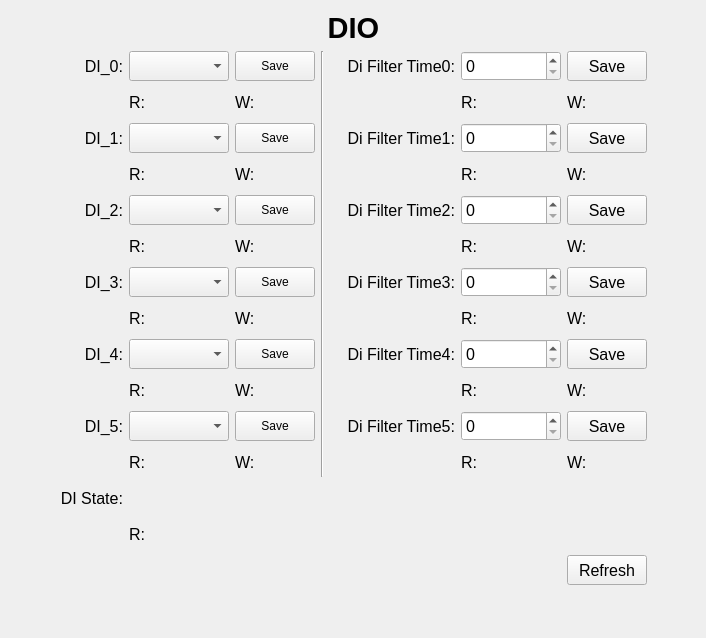
<?xml version="1.0" encoding="UTF-8"?>
<ui version="4.0">
 <class>di_frame</class>
 <widget class="QWidget" name="di_frame">
  <property name="geometry">
   <rect>
    <x>0</x>
    <y>0</y>
    <width>706</width>
    <height>638</height>
   </rect>
  </property>
  <property name="font">
   <font>
    <family>Arial</family>
    <pointsize>12</pointsize>
   </font>
  </property>
  <property name="windowTitle">
   <string>DI</string>
  </property>
  <layout class="QGridLayout" name="gridLayout">
   <item row="8" column="6">
    <widget class="QLabel" name="di_filter_time3_r_label">
     <property name="minimumSize">
      <size>
       <width>80</width>
       <height>30</height>
      </size>
     </property>
     <property name="font">
      <font>
       <pointsize>12</pointsize>
      </font>
     </property>
     <property name="text">
      <string>R:</string>
     </property>
    </widget>
   </item>
   <item row="8" column="3">
    <widget class="QLabel" name="di3_w_label">
     <property name="minimumSize">
      <size>
       <width>80</width>
       <height>30</height>
      </size>
     </property>
     <property name="font">
      <font>
       <pointsize>12</pointsize>
      </font>
     </property>
     <property name="text">
      <string>W:</string>
     </property>
    </widget>
   </item>
   <item row="13" column="2">
    <widget class="QLabel" name="di_state_label">
     <property name="text">
      <string/>
     </property>
    </widget>
   </item>
   <item row="4" column="2">
    <widget class="QLabel" name="di1_r_label">
     <property name="minimumSize">
      <size>
       <width>80</width>
       <height>30</height>
      </size>
     </property>
     <property name="font">
      <font>
       <pointsize>12</pointsize>
      </font>
     </property>
     <property name="text">
      <string>R:</string>
     </property>
    </widget>
   </item>
   <item row="4" column="6">
    <widget class="QLabel" name="di_filter_time1_r_label">
     <property name="minimumSize">
      <size>
       <width>80</width>
       <height>30</height>
      </size>
     </property>
     <property name="font">
      <font>
       <pointsize>12</pointsize>
      </font>
     </property>
     <property name="text">
      <string>R:</string>
     </property>
    </widget>
   </item>
   <item row="4" column="3">
    <widget class="QLabel" name="di1_w_label">
     <property name="minimumSize">
      <size>
       <width>80</width>
       <height>30</height>
      </size>
     </property>
     <property name="font">
      <font>
       <pointsize>12</pointsize>
      </font>
     </property>
     <property name="text">
      <string>W:</string>
     </property>
    </widget>
   </item>
   <item row="5" column="3">
    <widget class="QPushButton" name="di2_saveBtn">
     <property name="minimumSize">
      <size>
       <width>0</width>
       <height>30</height>
      </size>
     </property>
     <property name="font">
      <font>
       <pointsize>9</pointsize>
      </font>
     </property>
     <property name="text">
      <string>Save</string>
     </property>
    </widget>
   </item>
   <item row="5" column="1">
    <widget class="QLabel" name="label_4">
     <property name="minimumSize">
      <size>
       <width>0</width>
       <height>30</height>
      </size>
     </property>
     <property name="text">
      <string>DI_2:</string>
     </property>
     <property name="alignment">
      <set>Qt::AlignRight|Qt::AlignTrailing|Qt::AlignVCenter</set>
     </property>
    </widget>
   </item>
   <item row="6" column="2">
    <widget class="QLabel" name="di2_r_label">
     <property name="minimumSize">
      <size>
       <width>80</width>
       <height>30</height>
      </size>
     </property>
     <property name="font">
      <font>
       <pointsize>12</pointsize>
      </font>
     </property>
     <property name="text">
      <string>R:</string>
     </property>
    </widget>
   </item>
   <item row="5" column="5">
    <widget class="QLabel" name="label_11">
     <property name="sizePolicy">
      <sizepolicy hsizetype="Preferred" vsizetype="Minimum">
       <horstretch>0</horstretch>
       <verstretch>0</verstretch>
      </sizepolicy>
     </property>
     <property name="minimumSize">
      <size>
       <width>0</width>
       <height>30</height>
      </size>
     </property>
     <property name="font">
      <font>
       <family>Arial</family>
       <pointsize>12</pointsize>
       <weight>50</weight>
       <bold>false</bold>
      </font>
     </property>
     <property name="text">
      <string>Di Filter Time2:</string>
     </property>
     <property name="alignment">
      <set>Qt::AlignRight|Qt::AlignTrailing|Qt::AlignVCenter</set>
     </property>
    </widget>
   </item>
   <item row="5" column="2">
    <widget class="QComboBox" name="di2_cmb">
     <property name="minimumSize">
      <size>
       <width>100</width>
       <height>30</height>
      </size>
     </property>
    </widget>
   </item>
   <item row="6" column="3">
    <widget class="QLabel" name="di2_w_label">
     <property name="minimumSize">
      <size>
       <width>80</width>
       <height>30</height>
      </size>
     </property>
     <property name="font">
      <font>
       <pointsize>12</pointsize>
      </font>
     </property>
     <property name="text">
      <string>W:</string>
     </property>
    </widget>
   </item>
   <item row="5" column="6">
    <widget class="shr::gui::SpinBox" name="di_filter_time2_spinBox">
     <property name="minimumSize">
      <size>
       <width>100</width>
       <height>30</height>
      </size>
     </property>
     <property name="font">
      <font>
       <family>Arial</family>
       <pointsize>12</pointsize>
      </font>
     </property>
    </widget>
   </item>
   <item row="7" column="2">
    <widget class="QComboBox" name="di3_cmb">
     <property name="minimumSize">
      <size>
       <width>100</width>
       <height>30</height>
      </size>
     </property>
    </widget>
   </item>
   <item row="5" column="7">
    <widget class="QPushButton" name="di_filter_time2_saveBtn">
     <property name="minimumSize">
      <size>
       <width>80</width>
       <height>30</height>
      </size>
     </property>
     <property name="text">
      <string>Save</string>
     </property>
    </widget>
   </item>
   <item row="6" column="6">
    <widget class="QLabel" name="di_filter_time2_r_label">
     <property name="minimumSize">
      <size>
       <width>80</width>
       <height>30</height>
      </size>
     </property>
     <property name="font">
      <font>
       <pointsize>12</pointsize>
      </font>
     </property>
     <property name="text">
      <string>R:</string>
     </property>
    </widget>
   </item>
   <item row="6" column="7">
    <widget class="QLabel" name="di_filter_time2_w_label">
     <property name="minimumSize">
      <size>
       <width>80</width>
       <height>30</height>
      </size>
     </property>
     <property name="font">
      <font>
       <pointsize>12</pointsize>
      </font>
     </property>
     <property name="text">
      <string>W:</string>
     </property>
    </widget>
   </item>
   <item row="7" column="8">
    <spacer name="horizontalSpacer_2">
     <property name="orientation">
      <enum>Qt::Horizontal</enum>
     </property>
     <property name="sizeHint" stdset="0">
      <size>
       <width>40</width>
       <height>20</height>
      </size>
     </property>
    </spacer>
   </item>
   <item row="7" column="0">
    <spacer name="horizontalSpacer">
     <property name="orientation">
      <enum>Qt::Horizontal</enum>
     </property>
     <property name="sizeHint" stdset="0">
      <size>
       <width>40</width>
       <height>20</height>
      </size>
     </property>
    </spacer>
   </item>
   <item row="7" column="1">
    <widget class="QLabel" name="label_5">
     <property name="minimumSize">
      <size>
       <width>0</width>
       <height>30</height>
      </size>
     </property>
     <property name="text">
      <string>DI_3:</string>
     </property>
     <property name="alignment">
      <set>Qt::AlignRight|Qt::AlignTrailing|Qt::AlignVCenter</set>
     </property>
    </widget>
   </item>
   <item row="8" column="7">
    <widget class="QLabel" name="di_filter_time3_w_label">
     <property name="minimumSize">
      <size>
       <width>80</width>
       <height>30</height>
      </size>
     </property>
     <property name="font">
      <font>
       <pointsize>12</pointsize>
      </font>
     </property>
     <property name="text">
      <string>W:</string>
     </property>
    </widget>
   </item>
   <item row="7" column="3">
    <widget class="QPushButton" name="di3_saveBtn">
     <property name="minimumSize">
      <size>
       <width>0</width>
       <height>30</height>
      </size>
     </property>
     <property name="font">
      <font>
       <pointsize>9</pointsize>
      </font>
     </property>
     <property name="text">
      <string>Save</string>
     </property>
    </widget>
   </item>
   <item row="7" column="7">
    <widget class="QPushButton" name="di_filter_time3_saveBtn">
     <property name="minimumSize">
      <size>
       <width>80</width>
       <height>30</height>
      </size>
     </property>
     <property name="text">
      <string>Save</string>
     </property>
    </widget>
   </item>
   <item row="7" column="5">
    <widget class="QLabel" name="label_12">
     <property name="sizePolicy">
      <sizepolicy hsizetype="Preferred" vsizetype="Minimum">
       <horstretch>0</horstretch>
       <verstretch>0</verstretch>
      </sizepolicy>
     </property>
     <property name="minimumSize">
      <size>
       <width>0</width>
       <height>30</height>
      </size>
     </property>
     <property name="font">
      <font>
       <family>Arial</family>
       <pointsize>12</pointsize>
       <weight>50</weight>
       <bold>false</bold>
      </font>
     </property>
     <property name="text">
      <string>Di Filter Time3:</string>
     </property>
     <property name="alignment">
      <set>Qt::AlignRight|Qt::AlignTrailing|Qt::AlignVCenter</set>
     </property>
    </widget>
   </item>
   <item row="7" column="6">
    <widget class="shr::gui::SpinBox" name="di_filter_time3_spinBox">
     <property name="minimumSize">
      <size>
       <width>100</width>
       <height>30</height>
      </size>
     </property>
     <property name="font">
      <font>
       <family>Arial</family>
       <pointsize>12</pointsize>
      </font>
     </property>
    </widget>
   </item>
   <item row="11" column="5">
    <widget class="QLabel" name="label_14">
     <property name="sizePolicy">
      <sizepolicy hsizetype="Preferred" vsizetype="Minimum">
       <horstretch>0</horstretch>
       <verstretch>0</verstretch>
      </sizepolicy>
     </property>
     <property name="minimumSize">
      <size>
       <width>0</width>
       <height>30</height>
      </size>
     </property>
     <property name="font">
      <font>
       <family>Arial</family>
       <pointsize>12</pointsize>
       <weight>50</weight>
       <bold>false</bold>
      </font>
     </property>
     <property name="text">
      <string>Di Filter Time5:</string>
     </property>
     <property name="alignment">
      <set>Qt::AlignRight|Qt::AlignTrailing|Qt::AlignVCenter</set>
     </property>
    </widget>
   </item>
   <item row="11" column="3">
    <widget class="QPushButton" name="di5_saveBtn">
     <property name="minimumSize">
      <size>
       <width>0</width>
       <height>30</height>
      </size>
     </property>
     <property name="font">
      <font>
       <pointsize>9</pointsize>
      </font>
     </property>
     <property name="text">
      <string>Save</string>
     </property>
    </widget>
   </item>
   <item row="11" column="2">
    <widget class="QComboBox" name="di5_cmb">
     <property name="minimumSize">
      <size>
       <width>100</width>
       <height>30</height>
      </size>
     </property>
    </widget>
   </item>
   <item row="10" column="2">
    <widget class="QLabel" name="di4_r_label">
     <property name="minimumSize">
      <size>
       <width>80</width>
       <height>30</height>
      </size>
     </property>
     <property name="font">
      <font>
       <pointsize>12</pointsize>
      </font>
     </property>
     <property name="text">
      <string>R:</string>
     </property>
    </widget>
   </item>
   <item row="9" column="5">
    <widget class="QLabel" name="label_13">
     <property name="sizePolicy">
      <sizepolicy hsizetype="Preferred" vsizetype="Minimum">
       <horstretch>0</horstretch>
       <verstretch>0</verstretch>
      </sizepolicy>
     </property>
     <property name="minimumSize">
      <size>
       <width>0</width>
       <height>30</height>
      </size>
     </property>
     <property name="font">
      <font>
       <family>Arial</family>
       <pointsize>12</pointsize>
       <weight>50</weight>
       <bold>false</bold>
      </font>
     </property>
     <property name="text">
      <string>Di Filter Time4:</string>
     </property>
     <property name="alignment">
      <set>Qt::AlignRight|Qt::AlignTrailing|Qt::AlignVCenter</set>
     </property>
    </widget>
   </item>
   <item row="9" column="6">
    <widget class="shr::gui::SpinBox" name="di_filter_time4_spinBox">
     <property name="minimumSize">
      <size>
       <width>100</width>
       <height>30</height>
      </size>
     </property>
     <property name="font">
      <font>
       <family>Arial</family>
       <pointsize>12</pointsize>
      </font>
     </property>
    </widget>
   </item>
   <item row="11" column="1">
    <widget class="QLabel" name="label_7">
     <property name="minimumSize">
      <size>
       <width>0</width>
       <height>30</height>
      </size>
     </property>
     <property name="text">
      <string>DI_5:</string>
     </property>
     <property name="alignment">
      <set>Qt::AlignRight|Qt::AlignTrailing|Qt::AlignVCenter</set>
     </property>
    </widget>
   </item>
   <item row="9" column="7">
    <widget class="QPushButton" name="di_filter_time4_saveBtn">
     <property name="minimumSize">
      <size>
       <width>80</width>
       <height>30</height>
      </size>
     </property>
     <property name="text">
      <string>Save</string>
     </property>
    </widget>
   </item>
   <item row="10" column="7">
    <widget class="QLabel" name="di_filter_time4_w_label">
     <property name="minimumSize">
      <size>
       <width>80</width>
       <height>30</height>
      </size>
     </property>
     <property name="font">
      <font>
       <pointsize>12</pointsize>
      </font>
     </property>
     <property name="text">
      <string>W:</string>
     </property>
    </widget>
   </item>
   <item row="10" column="6">
    <widget class="QLabel" name="di_filter_time4_r_label">
     <property name="minimumSize">
      <size>
       <width>80</width>
       <height>30</height>
      </size>
     </property>
     <property name="font">
      <font>
       <pointsize>12</pointsize>
      </font>
     </property>
     <property name="text">
      <string>R:</string>
     </property>
    </widget>
   </item>
   <item row="10" column="3">
    <widget class="QLabel" name="di4_w_label">
     <property name="minimumSize">
      <size>
       <width>80</width>
       <height>30</height>
      </size>
     </property>
     <property name="font">
      <font>
       <pointsize>12</pointsize>
      </font>
     </property>
     <property name="text">
      <string>W:</string>
     </property>
    </widget>
   </item>
   <item row="1" column="1">
    <widget class="QLabel" name="label_2">
     <property name="minimumSize">
      <size>
       <width>0</width>
       <height>30</height>
      </size>
     </property>
     <property name="text">
      <string>DI_0:</string>
     </property>
     <property name="alignment">
      <set>Qt::AlignRight|Qt::AlignTrailing|Qt::AlignVCenter</set>
     </property>
    </widget>
   </item>
   <item row="1" column="2">
    <widget class="QComboBox" name="di0_cmb">
     <property name="minimumSize">
      <size>
       <width>100</width>
       <height>30</height>
      </size>
     </property>
    </widget>
   </item>
   <item row="1" column="3">
    <widget class="QPushButton" name="di0_saveBtn">
     <property name="minimumSize">
      <size>
       <width>0</width>
       <height>30</height>
      </size>
     </property>
     <property name="font">
      <font>
       <pointsize>9</pointsize>
      </font>
     </property>
     <property name="text">
      <string>Save</string>
     </property>
    </widget>
   </item>
   <item row="1" column="4" rowspan="12">
    <widget class="Line" name="line">
     <property name="orientation">
      <enum>Qt::Vertical</enum>
     </property>
    </widget>
   </item>
   <item row="1" column="5">
    <widget class="QLabel" name="label_9">
     <property name="sizePolicy">
      <sizepolicy hsizetype="Preferred" vsizetype="Minimum">
       <horstretch>0</horstretch>
       <verstretch>0</verstretch>
      </sizepolicy>
     </property>
     <property name="minimumSize">
      <size>
       <width>0</width>
       <height>30</height>
      </size>
     </property>
     <property name="font">
      <font>
       <family>Arial</family>
       <pointsize>12</pointsize>
       <weight>50</weight>
       <bold>false</bold>
      </font>
     </property>
     <property name="text">
      <string>Di Filter Time0:</string>
     </property>
     <property name="alignment">
      <set>Qt::AlignRight|Qt::AlignTrailing|Qt::AlignVCenter</set>
     </property>
    </widget>
   </item>
   <item row="2" column="2">
    <widget class="QLabel" name="di0_r_label">
     <property name="minimumSize">
      <size>
       <width>80</width>
       <height>30</height>
      </size>
     </property>
     <property name="font">
      <font>
       <pointsize>12</pointsize>
      </font>
     </property>
     <property name="text">
      <string>R:</string>
     </property>
    </widget>
   </item>
   <item row="0" column="1" colspan="7">
    <widget class="QLabel" name="label">
     <property name="font">
      <font>
       <family>Arial</family>
       <pointsize>22</pointsize>
       <weight>75</weight>
       <bold>true</bold>
      </font>
     </property>
     <property name="text">
      <string>DIO</string>
     </property>
     <property name="alignment">
      <set>Qt::AlignCenter</set>
     </property>
    </widget>
   </item>
   <item row="1" column="6">
    <widget class="shr::gui::SpinBox" name="di_filter_time0_spinBox">
     <property name="minimumSize">
      <size>
       <width>100</width>
       <height>30</height>
      </size>
     </property>
     <property name="font">
      <font>
       <family>Arial</family>
       <pointsize>12</pointsize>
      </font>
     </property>
    </widget>
   </item>
   <item row="2" column="3">
    <widget class="QLabel" name="di0_w_label">
     <property name="minimumSize">
      <size>
       <width>80</width>
       <height>30</height>
      </size>
     </property>
     <property name="font">
      <font>
       <pointsize>12</pointsize>
      </font>
     </property>
     <property name="text">
      <string>W:</string>
     </property>
    </widget>
   </item>
   <item row="2" column="7">
    <widget class="QLabel" name="di_filter_time0_w_label">
     <property name="minimumSize">
      <size>
       <width>80</width>
       <height>30</height>
      </size>
     </property>
     <property name="font">
      <font>
       <pointsize>12</pointsize>
      </font>
     </property>
     <property name="text">
      <string>W:</string>
     </property>
    </widget>
   </item>
   <item row="1" column="7">
    <widget class="QPushButton" name="di_filter_time0_saveBtn">
     <property name="minimumSize">
      <size>
       <width>80</width>
       <height>30</height>
      </size>
     </property>
     <property name="text">
      <string>Save</string>
     </property>
    </widget>
   </item>
   <item row="2" column="6">
    <widget class="QLabel" name="di_filter_time0_r_label">
     <property name="minimumSize">
      <size>
       <width>80</width>
       <height>30</height>
      </size>
     </property>
     <property name="font">
      <font>
       <pointsize>12</pointsize>
      </font>
     </property>
     <property name="text">
      <string>R:</string>
     </property>
    </widget>
   </item>
   <item row="3" column="7">
    <widget class="QPushButton" name="di_filter_time1_saveBtn">
     <property name="minimumSize">
      <size>
       <width>80</width>
       <height>30</height>
      </size>
     </property>
     <property name="text">
      <string>Save</string>
     </property>
    </widget>
   </item>
   <item row="3" column="2">
    <widget class="QComboBox" name="di1_cmb">
     <property name="minimumSize">
      <size>
       <width>100</width>
       <height>30</height>
      </size>
     </property>
    </widget>
   </item>
   <item row="3" column="1">
    <widget class="QLabel" name="label_3">
     <property name="minimumSize">
      <size>
       <width>0</width>
       <height>30</height>
      </size>
     </property>
     <property name="text">
      <string>DI_1:</string>
     </property>
     <property name="alignment">
      <set>Qt::AlignRight|Qt::AlignTrailing|Qt::AlignVCenter</set>
     </property>
    </widget>
   </item>
   <item row="3" column="6">
    <widget class="shr::gui::SpinBox" name="di_filter_time1_spinBox">
     <property name="minimumSize">
      <size>
       <width>100</width>
       <height>30</height>
      </size>
     </property>
     <property name="font">
      <font>
       <family>Arial</family>
       <pointsize>12</pointsize>
      </font>
     </property>
    </widget>
   </item>
   <item row="3" column="3">
    <widget class="QPushButton" name="di1_saveBtn">
     <property name="minimumSize">
      <size>
       <width>0</width>
       <height>30</height>
      </size>
     </property>
     <property name="font">
      <font>
       <pointsize>9</pointsize>
      </font>
     </property>
     <property name="text">
      <string>Save</string>
     </property>
    </widget>
   </item>
   <item row="4" column="7">
    <widget class="QLabel" name="di_filter_time1_w_label">
     <property name="minimumSize">
      <size>
       <width>80</width>
       <height>30</height>
      </size>
     </property>
     <property name="font">
      <font>
       <pointsize>12</pointsize>
      </font>
     </property>
     <property name="text">
      <string>W:</string>
     </property>
    </widget>
   </item>
   <item row="3" column="5">
    <widget class="QLabel" name="label_10">
     <property name="sizePolicy">
      <sizepolicy hsizetype="Preferred" vsizetype="Minimum">
       <horstretch>0</horstretch>
       <verstretch>0</verstretch>
      </sizepolicy>
     </property>
     <property name="minimumSize">
      <size>
       <width>0</width>
       <height>30</height>
      </size>
     </property>
     <property name="font">
      <font>
       <family>Arial</family>
       <pointsize>12</pointsize>
       <weight>50</weight>
       <bold>false</bold>
      </font>
     </property>
     <property name="text">
      <string>Di Filter Time1:</string>
     </property>
     <property name="alignment">
      <set>Qt::AlignRight|Qt::AlignTrailing|Qt::AlignVCenter</set>
     </property>
    </widget>
   </item>
   <item row="15" column="7">
    <widget class="QPushButton" name="refreshBtn">
     <property name="minimumSize">
      <size>
       <width>80</width>
       <height>30</height>
      </size>
     </property>
     <property name="text">
      <string>Refresh</string>
     </property>
    </widget>
   </item>
   <item row="16" column="4">
    <spacer name="verticalSpacer">
     <property name="orientation">
      <enum>Qt::Vertical</enum>
     </property>
     <property name="sizeHint" stdset="0">
      <size>
       <width>20</width>
       <height>40</height>
      </size>
     </property>
    </spacer>
   </item>
   <item row="14" column="2">
    <widget class="QLabel" name="di_state_r_label">
     <property name="minimumSize">
      <size>
       <width>80</width>
       <height>30</height>
      </size>
     </property>
     <property name="text">
      <string>R:</string>
     </property>
    </widget>
   </item>
   <item row="8" column="2">
    <widget class="QLabel" name="di3_r_label">
     <property name="minimumSize">
      <size>
       <width>80</width>
       <height>30</height>
      </size>
     </property>
     <property name="font">
      <font>
       <pointsize>12</pointsize>
      </font>
     </property>
     <property name="text">
      <string>R:</string>
     </property>
    </widget>
   </item>
   <item row="9" column="3">
    <widget class="QPushButton" name="di4_saveBtn">
     <property name="minimumSize">
      <size>
       <width>0</width>
       <height>30</height>
      </size>
     </property>
     <property name="font">
      <font>
       <pointsize>9</pointsize>
      </font>
     </property>
     <property name="text">
      <string>Save</string>
     </property>
    </widget>
   </item>
   <item row="9" column="1">
    <widget class="QLabel" name="label_6">
     <property name="minimumSize">
      <size>
       <width>0</width>
       <height>30</height>
      </size>
     </property>
     <property name="text">
      <string>DI_4:</string>
     </property>
     <property name="alignment">
      <set>Qt::AlignRight|Qt::AlignTrailing|Qt::AlignVCenter</set>
     </property>
    </widget>
   </item>
   <item row="9" column="2">
    <widget class="QComboBox" name="di4_cmb">
     <property name="minimumSize">
      <size>
       <width>100</width>
       <height>30</height>
      </size>
     </property>
    </widget>
   </item>
   <item row="11" column="7">
    <widget class="QPushButton" name="di_filter_time5_saveBtn">
     <property name="minimumSize">
      <size>
       <width>80</width>
       <height>30</height>
      </size>
     </property>
     <property name="text">
      <string>Save</string>
     </property>
    </widget>
   </item>
   <item row="12" column="3">
    <widget class="QLabel" name="di5_w_label">
     <property name="minimumSize">
      <size>
       <width>80</width>
       <height>30</height>
      </size>
     </property>
     <property name="font">
      <font>
       <pointsize>12</pointsize>
      </font>
     </property>
     <property name="text">
      <string>W:</string>
     </property>
    </widget>
   </item>
   <item row="11" column="6">
    <widget class="shr::gui::SpinBox" name="di_filter_time5_spinBox">
     <property name="minimumSize">
      <size>
       <width>100</width>
       <height>30</height>
      </size>
     </property>
     <property name="font">
      <font>
       <family>Arial</family>
       <pointsize>12</pointsize>
      </font>
     </property>
    </widget>
   </item>
   <item row="12" column="2">
    <widget class="QLabel" name="di5_r_label">
     <property name="minimumSize">
      <size>
       <width>80</width>
       <height>30</height>
      </size>
     </property>
     <property name="font">
      <font>
       <pointsize>12</pointsize>
      </font>
     </property>
     <property name="text">
      <string>R:</string>
     </property>
    </widget>
   </item>
   <item row="12" column="6">
    <widget class="QLabel" name="di_filter_time5_r_label">
     <property name="minimumSize">
      <size>
       <width>80</width>
       <height>30</height>
      </size>
     </property>
     <property name="font">
      <font>
       <pointsize>12</pointsize>
      </font>
     </property>
     <property name="text">
      <string>R:</string>
     </property>
    </widget>
   </item>
   <item row="13" column="1">
    <widget class="QLabel" name="label_8">
     <property name="minimumSize">
      <size>
       <width>0</width>
       <height>30</height>
      </size>
     </property>
     <property name="text">
      <string>DI State:</string>
     </property>
     <property name="alignment">
      <set>Qt::AlignRight|Qt::AlignTrailing|Qt::AlignVCenter</set>
     </property>
    </widget>
   </item>
   <item row="12" column="7">
    <widget class="QLabel" name="di_filter_time5_w_label">
     <property name="minimumSize">
      <size>
       <width>80</width>
       <height>30</height>
      </size>
     </property>
     <property name="font">
      <font>
       <pointsize>12</pointsize>
      </font>
     </property>
     <property name="text">
      <string>W:</string>
     </property>
    </widget>
   </item>
  </layout>
 </widget>
 <layoutdefault spacing="6" margin="11"/>
 <customwidgets>
  <customwidget>
   <class>shr::gui::SpinBox</class>
   <extends>QSpinBox</extends>
   <header>common/spinbox.h</header>
  </customwidget>
 </customwidgets>
 <resources/>
 <connections/>
</ui>
